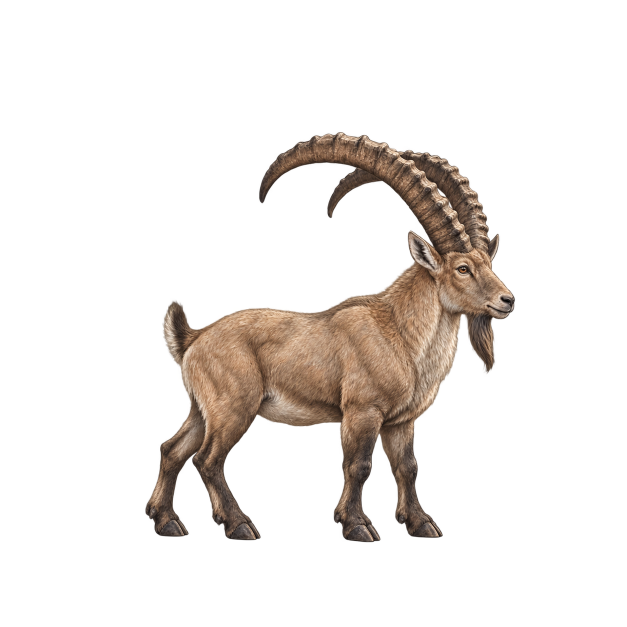
#> input picture audits/ART_BATTLE_FOCUS_20260925/18-ibex/master.png, 1254 x 1254 px, found by its file name (shown at 1/2 size)
$ python make-review.py
#> lines starting #> are read from the running program, lines starting #| are printed output that depends on the picture
from pathlib import Path
from PIL import Image,ImageDraw,ImageFont
p=Path(__file__).resolve().parent
s=Image.new('RGB',(1700,1160),'#172127');d=ImageDraw.Draw(s);f=ImageFont.truetype('/System/Library/Fonts/Supplemental/Arial.ttf',28);sm=ImageFont.truetype('/System/Library/Fonts/Supplemental/Arial.ttf',22)
#> after `s = Image.new('RGB', (1700, 1160), '#172127')`:
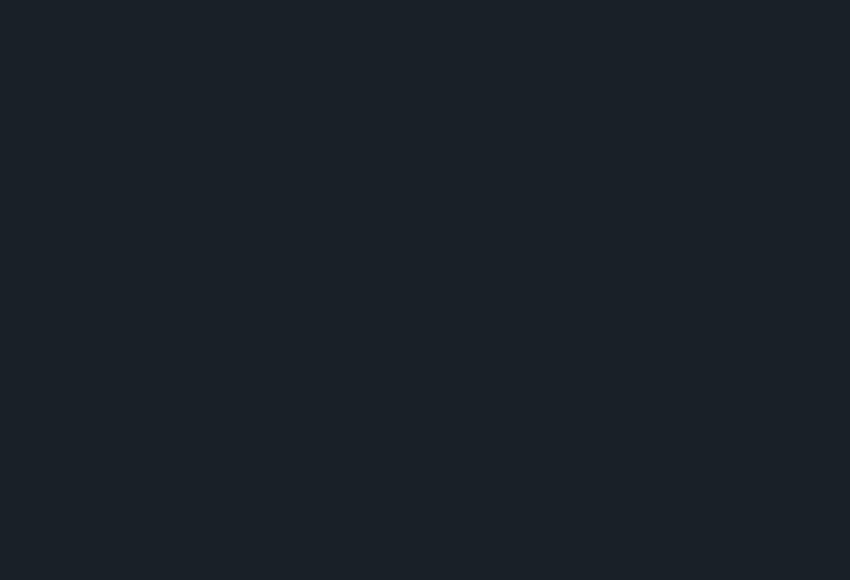
#> s: PIL image 1700x1160 RGB (shown at 1/2 size); mean R, G, B 23, 33, 39
d.text((22,18),'SPARROW REPAIR03 — painted ownership, tail pivot and grounded claw',font=f,fill='white')
d.text((22,60),'14/14 static + presentation + exact rest. Native 0/0 refusals. Performance remains RED.',font=sm,fill='#ffcb83')
for file,box,label in [('authoring-01/master.png',(22,118,450,450),'Unchanged painted master'),('fit-02/labels.png',(600,118,450,450),'18 authored part owners'),('native-observed-01/turn0-hit-reaction-50.png',(22,665,800,450),'Connected shoulders / hit reaction'),('native-observed-01/turn3-hit-idle-90.png',(860,665,800,450),'Final faint — settle CPU spikes')]:
 x,y,w,h=box;im=Image.open(p/file).convert('RGBA')
#> further down, im is the input picture: PIL image 1254x1254 RGBA; mean R, G, B, A 23.6, 18.7, 15.1, 40.4
 if file.endswith('labels.png'):
  import colorsys,json
  ids=json.loads((p/'fit-02/declaration.json').read_text())['parts'];colors=[(0,0,0,0)]+[tuple(round(v*255) for v in colorsys.hsv_to_rgb((i*.618)%1,.65,.95))+(255,) for i in range(len(ids))]
  im.putdata([colors[q[0]] for q in im.getdata()])
  for i,part in enumerate(ids):
   yy=120+i*24;d.rectangle((1080,yy,1100,yy+18),fill=colors[i+1]);d.text((1110,yy-2),part['id'],font=sm,fill='white')
 im.thumbnail((w,h));s.paste(im,(x,y),im);d.text((x,y-35),label,font=sm,fill='white')
#> after `im.thumbnail((w, h))`:
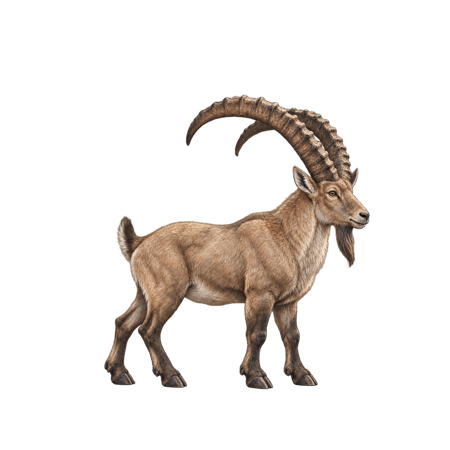
#> im: PIL image 450x450 RGBA; mean R, G, B, A 23.1, 18.4, 14.9, 40.4; transparent parts drawn white
#> after `s.paste(im, (x, y), im)`:
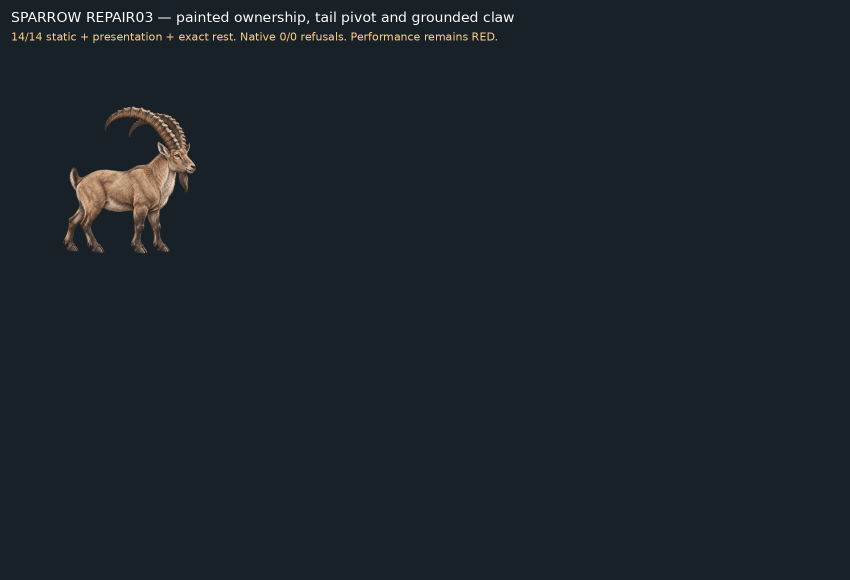
#> s: PIL image 1700x1160 RGB (shown at 1/2 size); mean R, G, B 26, 35.2, 40.6
#> (the run stopped early here; a loop or call above may not have finished)
